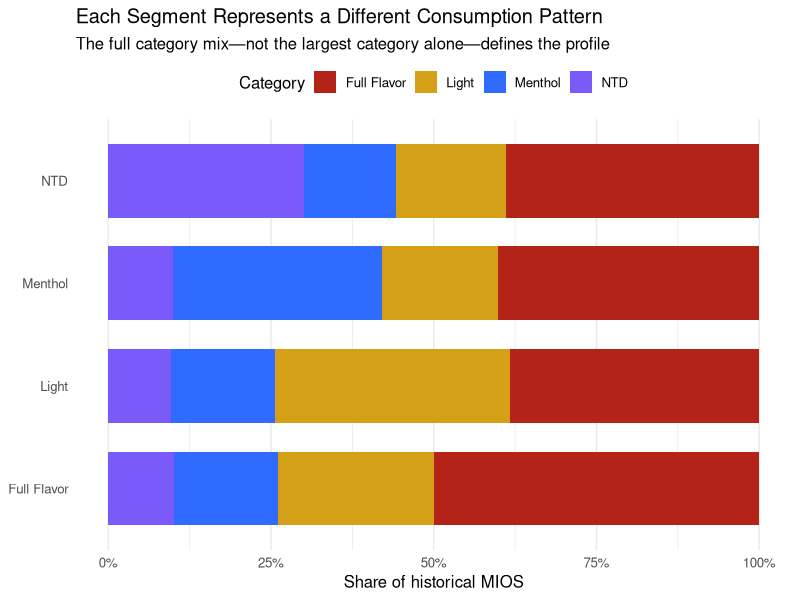
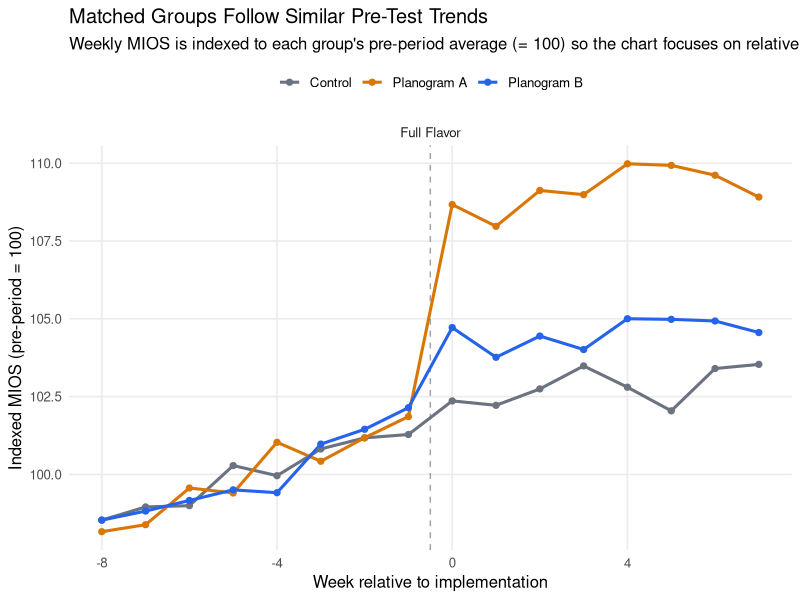
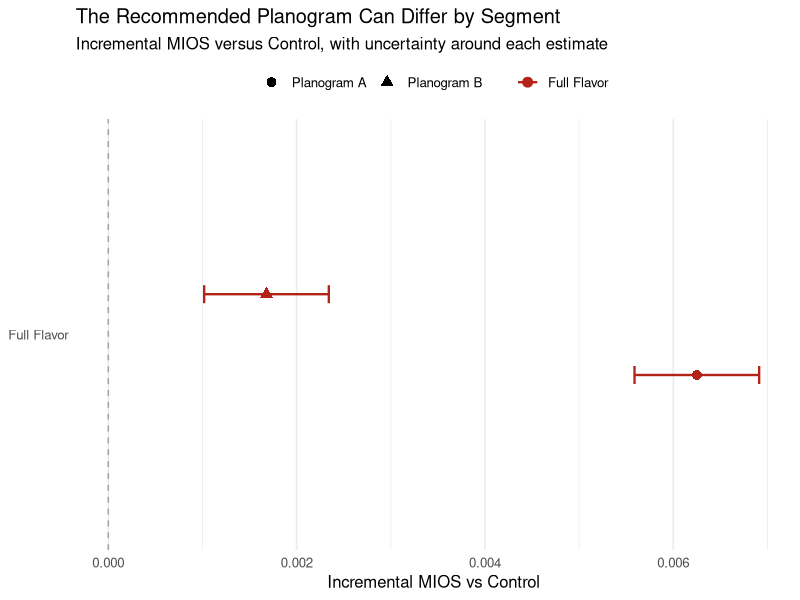

Here is the R script that generated these plots, in order:
## ---- chunk 1
#| label: setup
#| include: false

library(tidyverse)
library(pwr)

set.seed(42)

options(
  dplyr.summarise.inform = FALSE,
  scipen = 999
)

N_STORES <- 1200
N_PLAZAS <- 60
HISTORY_WEEKS <- 60
POST_WEEKS <- 8

segments <- c(
  "Full Flavor",
  "Light",
  "Menthol",
  "NTD"
)

planograms <- c(
  "Control",
  "Planogram A",
  "Planogram B"
)

# Treatment colors: neutral control + two distinct alternatives
assignment_palette <- c(
  "Control" = "#6B7280",
  "Planogram A" = "#D97706",
  "Planogram B" = "#2563EB"
)

# Segment colors reflect the convention used in the original work
segment_palette <- c(
  "Full Flavor" = "#B42318",
  "Light" = "#D4A017",
  "Menthol" = "#2F6BFF",
  "NTD" = "#7A5AF8"
)

treatment_palette <- c(
  "Control" = "#6B7280",
  "Planogram A" = "#D97706",
  "Planogram B" = "#2563EB"
)
## ---- chunk 2
#| label: generate-stores
#| echo: false
#| results: hide

stores <- tibble(
  store_id = sprintf("S%04d", 1:N_STORES),
  plaza_id = sample(
    sprintf("P%02d", 1:N_PLAZAS),
    N_STORES,
    replace = TRUE
  ),
  store_age_weeks = sample(
    35:180,
    N_STORES,
    replace = TRUE
  ),
  latent_profile = sample(
    segments,
    N_STORES,
    replace = TRUE,
    prob = c(0.40, 0.25, 0.20, 0.15)
  )
)

profile_template <- tribble(
  ~latent_profile, ~full_flavor, ~light, ~menthol, ~ntd,
  "Full Flavor",   0.50,         0.24,   0.16,     0.10,
  "Light",         0.38,         0.36,   0.16,     0.10,
  "Menthol",       0.40,         0.18,   0.32,     0.10,
  "NTD",           0.39,         0.17,   0.14,     0.30
)

store_profiles <- stores %>%
  left_join(
    profile_template,
    by = "latent_profile"
  ) %>%
  rowwise() %>%
  mutate(
    full_flavor_obs = max(
      0.01,
      full_flavor + rnorm(1, 0, 0.025)
    ),
    light_obs = max(
      0.01,
      light + rnorm(1, 0, 0.025)
    ),
    menthol_obs = max(
      0.01,
      menthol + rnorm(1, 0, 0.025)
    ),
    ntd_obs = max(
      0.01,
      ntd + rnorm(1, 0, 0.025)
    ),
    total_obs =
      full_flavor_obs +
      light_obs +
      menthol_obs +
      ntd_obs,
    full_flavor_share =
      full_flavor_obs / total_obs,
    light_share =
      light_obs / total_obs,
    menthol_share =
      menthol_obs / total_obs,
    ntd_share =
      ntd_obs / total_obs
  ) %>%
  ungroup()

centroids <- store_profiles %>%
  group_by(latent_profile) %>%
  summarise(
    full_flavor_centroid = mean(full_flavor_share),
    light_centroid = mean(light_share),
    menthol_centroid = mean(menthol_share),
    ntd_centroid = mean(ntd_share),
    .groups = "drop"
  ) %>%
  rename(segment = latent_profile)
## ---- chunk 3
#| label: centroid-profile-chart
#| fig-cap: "Synthetic behavioral centroids used to interpret Plaza consumption profiles"

centroid_plot <- centroids %>%
  rename(
    `Full Flavor` = full_flavor_centroid,
    Light = light_centroid,
    Menthol = menthol_centroid,
    NTD = ntd_centroid
  ) %>%
  pivot_longer(
    cols = c(
      `Full Flavor`,
      Light,
      Menthol,
      NTD
    ),
    names_to = "category",
    values_to = "share"
  )

ggplot(
  centroid_plot,
  aes(
    x = segment,
    y = share,
    fill = category
  )
) +
  geom_col(width = 0.72) +
  coord_flip() +
  scale_fill_manual(values = segment_palette) +
  scale_y_continuous(
    labels = scales::percent_format(accuracy = 1),
    limits = c(0, 1)
  ) +
  labs(
    title = "Each Segment Represents a Different Consumption Pattern",
    subtitle = "The full category mix—not the largest category alone—defines the profile",
    x = NULL,
    y = "Share of historical MIOS",
    fill = "Category"
  ) +
  theme_minimal(base_size = 12) +
  theme(
    legend.position = "top",
    panel.grid.major.y = element_blank()
  )
## ---- chunk 4
#| label: eligibility-and-assignment
#| echo: false
#| results: hide

eligible_stores <- store_profiles %>%
  filter(store_age_weeks >= 52)

harmonic_mean <- function(x) {
  length(x) / sum(1 / x)
}

plaza_profiles <- eligible_stores %>%
  group_by(plaza_id) %>%
  summarise(
    full_flavor_hm = harmonic_mean(full_flavor_share),
    light_hm = harmonic_mean(light_share),
    menthol_hm = harmonic_mean(menthol_share),
    ntd_hm = harmonic_mean(ntd_share),
    .groups = "drop"
  ) %>%
  mutate(
    total_hm =
      full_flavor_hm +
      light_hm +
      menthol_hm +
      ntd_hm,
    full_flavor_share = full_flavor_hm / total_hm,
    light_share = light_hm / total_hm,
    menthol_share = menthol_hm / total_hm,
    ntd_share = ntd_hm / total_hm
  )

distance_to_centroid <- function(
  ff, li, me, nt,
  centroid_row
) {
  sqrt(
    (ff - centroid_row$full_flavor_centroid)^2 +
    (li - centroid_row$light_centroid)^2 +
    (me - centroid_row$menthol_centroid)^2 +
    (nt - centroid_row$ntd_centroid)^2
  )
}

plaza_segments <- plaza_profiles %>%
  rowwise() %>%
  mutate(
    distance_ff = distance_to_centroid(
      full_flavor_share,
      light_share,
      menthol_share,
      ntd_share,
      centroids %>% filter(segment == "Full Flavor")
    ),
    distance_light = distance_to_centroid(
      full_flavor_share,
      light_share,
      menthol_share,
      ntd_share,
      centroids %>% filter(segment == "Light")
    ),
    distance_menthol = distance_to_centroid(
      full_flavor_share,
      light_share,
      menthol_share,
      ntd_share,
      centroids %>% filter(segment == "Menthol")
    ),
    distance_ntd = distance_to_centroid(
      full_flavor_share,
      light_share,
      menthol_share,
      ntd_share,
      centroids %>% filter(segment == "NTD")
    ),
    plaza_segment = case_when(
      distance_ff == min(
        distance_ff,
        distance_light,
        distance_menthol,
        distance_ntd
      ) ~ "Full Flavor",
      distance_light == min(
        distance_ff,
        distance_light,
        distance_menthol,
        distance_ntd
      ) ~ "Light",
      distance_menthol == min(
        distance_ff,
        distance_light,
        distance_menthol,
        distance_ntd
      ) ~ "Menthol",
      TRUE ~ "NTD"
    )
  ) %>%
  ungroup()

plaza_assignment <- plaza_segments %>%
  group_by(plaza_segment) %>%
  mutate(
    assignment = sample(
      rep(
        c("Control", "Planogram A", "Planogram B"),
        length.out = n()
      )
    )
  ) %>%
  ungroup() %>%
  select(
    plaza_id,
    plaza_segment,
    assignment
  )

eligible_stores <- eligible_stores %>%
  left_join(
    plaza_assignment,
    by = "plaza_id"
  ) %>%
  mutate(
    segment = plaza_segment
  )
## ---- chunk 5
#| label: simulate-panel
#| echo: false
#| results: hide

# Rebuild the analysis table explicitly from the Plaza assignment.
# Dropping possible prior copies makes this robust to duplicated
# assignment/segment columns created by earlier joins.
analysis_stores <- eligible_stores %>%
  select(
    -any_of(
      c(
        "assignment",
        "segment",
        "plaza_segment"
      )
    )
  ) %>%
  left_join(
    plaza_assignment,
    by = "plaza_id"
  ) %>%
  mutate(
    segment = plaza_segment,
    baseline_mios = rlnorm(
      n(),
      meanlog = log(0.09),
      sdlog = 0.30
    ),
    weekly_trend = rnorm(
      n(),
      mean = 0.001,
      sd = 0.0015
    ),
    store_noise = case_when(
      segment == "NTD" ~ runif(
        n(),
        min = 0.10,
        max = 0.20
      ),
      TRUE ~ runif(
        n(),
        min = 0.05,
        max = 0.11
      )
    )
  )

weeks <- tibble(
  week = seq(
    -HISTORY_WEEKS,
    POST_WEEKS - 1
  )
)

weekly_data <- crossing(
  analysis_stores,
  weeks
) %>%
  mutate(
    post = week >= 0,

    seasonal_factor =
      1 +
      0.035 * sin(
        2 * pi * (week + HISTORY_WEEKS) / 52
      ),

    organic_growth =
      1 + weekly_trend * (week + HISTORY_WEEKS),

    treatment_effect = case_when(
      !post ~ 0,

      .data$assignment == "Planogram A" &
        .data$segment == "Full Flavor" ~ 0.060,

      .data$assignment == "Planogram B" &
        .data$segment == "Full Flavor" ~ 0.020,

      .data$assignment == "Planogram A" &
        .data$segment == "Light" ~ 0.015,

      .data$assignment == "Planogram B" &
        .data$segment == "Light" ~ 0.055,

      .data$assignment == "Planogram A" &
        .data$segment == "Menthol" ~ 0.000,

      .data$assignment == "Planogram B" &
        .data$segment == "Menthol" ~ 0.060,

      .data$assignment == "Planogram A" &
        .data$segment == "NTD" ~ 0.075,

      .data$assignment == "Planogram B" &
        .data$segment == "NTD" ~ 0.025,

      TRUE ~ 0
    ),

    mios =
      baseline_mios *
      seasonal_factor *
      organic_growth *
      (1 + treatment_effect) *
      exp(
        rnorm(
          n(),
          mean = 0,
          sd = store_noise
        )
      )
  )
## ---- chunk 6
#| label: segment-trends
#| fig-cap: "Indexed weekly MIOS by segment-specific planogram treatment"

trend_data <- weekly_data %>%
  filter(
    week >= -8,
    week <= 7
  ) %>%
  group_by(
    segment,
    assignment,
    week
  ) %>%
  summarise(
    weekly_mios = mean(mios),
    .groups = "drop"
  ) %>%
  group_by(
    segment,
    assignment
  ) %>%
  mutate(
    pre_period_mean = mean(
      weekly_mios[week < 0]
    ),
    indexed_mios =
      100 * weekly_mios / pre_period_mean
  ) %>%
  ungroup()

ggplot(
  trend_data,
  aes(
    x = week,
    y = indexed_mios,
    color = assignment
  )
) +
  geom_vline(
    xintercept = -0.5,
    linetype = "dashed",
    color = "#9CA3AF"
  ) +
  geom_line(linewidth = 1.05) +
  geom_point(size = 1.8) +
  facet_wrap(
    ~ segment,
    scales = "fixed"
  ) +
  scale_color_manual(values = treatment_palette) +
  labs(
    title = "Matched Groups Follow Similar Pre-Test Trends",
    subtitle = "Weekly MIOS is indexed to each group's pre-period average (= 100) so the chart focuses on relative change after implementation",
    x = "Week relative to implementation",
    y = "Indexed MIOS (pre-period = 100)",
    color = NULL
  ) +
  theme_minimal(base_size = 12) +
  theme(
    legend.position = "top",
    panel.grid.minor = element_blank()
  )
## ---- chunk 7
#| label: segment-model
#| echo: false
#| results: hide

experiment_window <- weekly_data %>%
  filter(
    week >= -8,
    week <= 7
  ) %>%
  mutate(
    assignment = factor(
      assignment,
      levels = c(
        "Control",
        "Planogram A",
        "Planogram B"
      )
    ),
    period = if_else(
      post,
      "Post",
      "Pre"
    )
  )

plaza_segment_changes <- experiment_window %>%
  group_by(
    plaza_id,
    segment,
    assignment,
    period
  ) %>%
  summarise(
    mean_mios = mean(mios),
    .groups = "drop"
  ) %>%
  pivot_wider(
    names_from = period,
    values_from = mean_mios
  ) %>%
  mutate(
    absolute_change = Post - Pre,
    relative_change = Post / Pre - 1
  )

segment_effects <- plaza_segment_changes %>%
  group_by(segment) %>%
  group_modify(
    ~ {
      model <- lm(
        absolute_change ~ assignment,
        data = .x
      )

      coefs <- summary(model)$coefficients

      get_term <- function(term, field) {
        if (term %in% rownames(coefs)) {
          coefs[term, field]
        } else {
          NA_real_
        }
      }

      tibble(
        planogram = c(
          "Planogram A",
          "Planogram B"
        ),
        estimate = c(
          get_term(
            "assignmentPlanogram A",
            "Estimate"
          ),
          get_term(
            "assignmentPlanogram B",
            "Estimate"
          )
        ),
        std_error = c(
          get_term(
            "assignmentPlanogram A",
            "Std. Error"
          ),
          get_term(
            "assignmentPlanogram B",
            "Std. Error"
          )
        ),
        p_value = c(
          get_term(
            "assignmentPlanogram A",
            "Pr(>|t|)"
          ),
          get_term(
            "assignmentPlanogram B",
            "Pr(>|t|)"
          )
        )
      )
    }
  ) %>%
  ungroup() %>%
  mutate(
    lower_95 = estimate - 1.96 * std_error,
    upper_95 = estimate + 1.96 * std_error,
    statistically_clear =
      !is.na(p_value) &
      p_value < 0.05 &
      estimate > 0
  )
## ---- chunk 8
#| label: segment-effect-plot
#| fig-cap: "Incremental MIOS effects by consumption segment"

ggplot(
  segment_effects,
  aes(
    x = segment,
    y = estimate,
    ymin = lower_95,
    ymax = upper_95,
    color = segment,
    shape = planogram
  )
) +
  geom_hline(
    yintercept = 0,
    linetype = "dashed",
    color = "#9CA3AF"
  ) +
  geom_errorbar(
    width = 0.10,
    position = position_dodge(width = 0.45),
    linewidth = 0.8
  ) +
  geom_point(
    position = position_dodge(width = 0.45),
    size = 3
  ) +
  coord_flip() +
  scale_color_manual(values = segment_palette) +
  labs(
    title = "The Recommended Planogram Can Differ by Segment",
    subtitle = "Incremental MIOS versus Control, with uncertainty around each estimate",
    x = NULL,
    y = "Incremental MIOS vs Control",
    color = NULL,
    shape = NULL
  ) +
  theme_minimal(base_size = 12) +
  theme(
    legend.position = "top",
    panel.grid.major.y = element_blank()
  )
## ---- chunk 9
#| label: validation
#| echo: false

validation_checks <- tibble(
  check = c(
    "Duplicate store-week records",
    "Stores with <52 weeks history included",
    "Stores assigned to multiple Plazas",
    "Plazas assigned to multiple planograms",
    "Missing planogram assignment",
    "Non-positive MIOS values"
  ),
  invalid_records = c(
    weekly_data %>%
      count(store_id, week) %>%
      filter(n > 1) %>%
      nrow(),

    weekly_data %>%
      distinct(store_id, store_age_weeks) %>%
      filter(store_age_weeks < 52) %>%
      nrow(),

    weekly_data %>%
      distinct(store_id, plaza_id) %>%
      count(store_id) %>%
      filter(n > 1) %>%
      nrow(),

    plaza_assignment %>%
      count(plaza_id) %>%
      filter(n > 1) %>%
      nrow(),

    weekly_data %>%
      filter(is.na(assignment)) %>%
      nrow(),

    weekly_data %>%
      filter(mios <= 0) %>%
      nrow()
  )
)

knitr::kable(
  validation_checks,
  col.names = c(
    "Validation check",
    "Invalid records"
  ),
  align = c("l", "r")
)
## ---- chunk 10
#| label: validation-result
#| echo: false
#| results: asis

total_invalid <- sum(
  validation_checks$invalid_records
)

if (total_invalid == 0) {
  cat(
    "**Validation result:** All structural checks passed."
  )
} else {
  cat(
    paste0(
      "**Validation result:** ",
      total_invalid,
      " records require investigation before interpretation."
    )
  )
}
